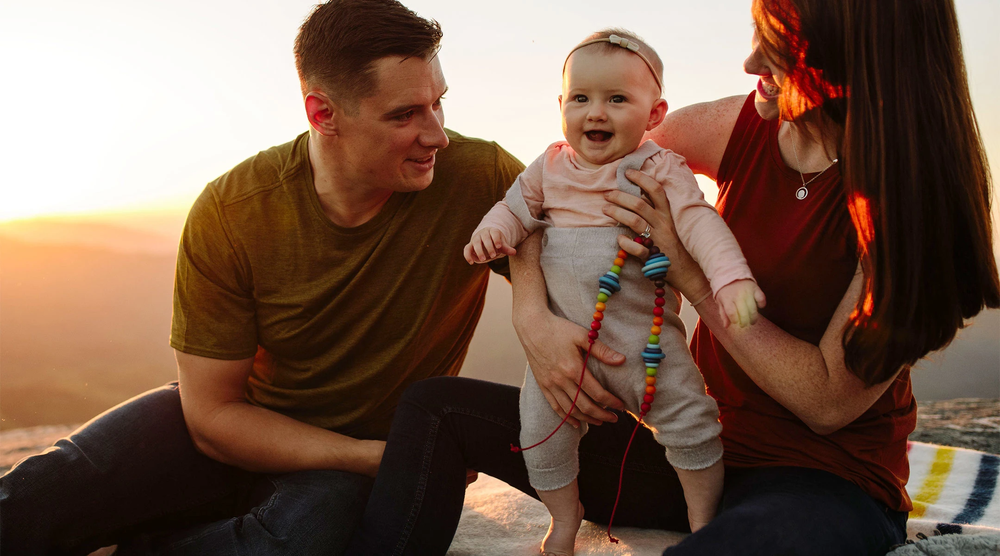
#> input picture Project/input3.png, 1000 x 556 px, shrunk from 2160 x 1200 before the run
$ jupyter execute --allow-errors 'Project NCC.ipynb'
#> lines starting #> are read from the running program, lines starting #| are printed output that depends on the picture
[cell 1]
import warnings
import matplotlib.pyplot as plt
import matplotlib.image as mpimg
import cv2
import numpy as np
from skimage import io
import math
from PIL import Image
import matplotlib.patches as patches

warnings.filterwarnings('ignore')
from skimage.color import rgb2gray

**NCC**

[cell 2]
def compute_NCC(temp2,temp,rtempmean,gtempmean,btempmean,rtempstd,gtempstd,btempstd):
    rpatmean = np.mean(temp2[:,:,0])
    gpatmean = np.mean(temp2[:,:,1])
    bpatmean = np.mean(temp2[:,:,2])
    rpatstd = np.std(temp2[:,:,0])
    gpatstd = np.std(temp2[:,:,1])
    bpatstd = np.std(temp2[:,:,2])
    n1 = 0
    n2 = 0
    n3 = 0
    tempr,tempc,ch=temp2.shape
    for k in range(tempr):
        for l in range(tempc):
            n1 = n1 + ((temp2[k,l,0]-rpatmean)*(temp[k,l,0]-rtempmean)/(rpatstd*rtempstd));
            n2 = n2 + ((temp2[k,l,1]-gpatmean)*(temp[k,l,1]-gtempmean)/(gpatstd*gtempstd));
            n3 = n3 + ((temp2[k,l,2]-bpatmean)*(temp[k,l,2]-btempmean)/(bpatstd*btempstd));
    return [n1,n2,n3]

[cell 3]
searchImage = io.imread('input3.png')
#> searchImage is the input picture: shape (556, 1000, 3); mean R, G, B 118.4, 91.5, 76.1
#searchImage=rgb2gray(searchImage)
templateImage = io.imread('babytemplate.png')
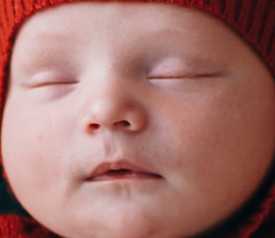
#> input picture Project/babytemplate.png, 275 x 238 px, shrunk from 594 x 514 before the run
#> templateImage is the input picture: shape (238, 275, 3); mean R, G, B 163.8, 115.3, 109.1
#templateImage=cv2.flip(templateImage,1)
#templateImage=rgb2gray(templateImage)
plt.subplot(1,1,1)
plt.imshow(searchImage)
plt.show()
print(searchImage.shape)
#| (556, 1000, 3)

plt.subplot(1,1,1)
plt.imshow(templateImage)
plt.show()
print(templateImage.shape)
#| (238, 275, 3)

[cell 4]
#downsize the images
templateImage = templateImage[0::2,0::2]
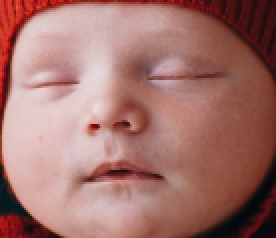
#> templateImage: shape (119, 138, 3) (shown 2 times larger); mean R, G, B 163.6, 114.9, 108.7
templateImage = templateImage[0::2,0::2]
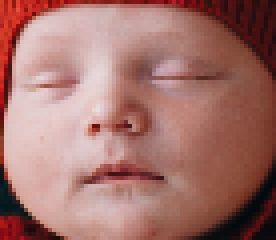
#> templateImage: shape (60, 69, 3) (shown 4 times larger); mean R, G, B 163.6, 114.3, 108.2
templateImage = templateImage[0::2,0::2]
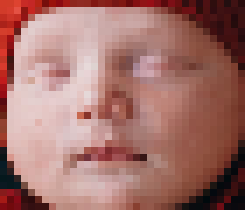
#> templateImage: shape (30, 35, 3) (shown 7 times larger); mean R, G, B 163, 112.9, 106.9


searchImage = searchImage[0::2,0::2]
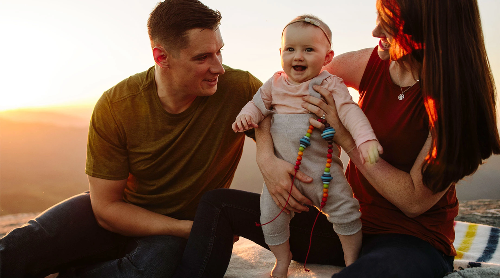
#> searchImage: shape (278, 500, 3); mean R, G, B 118.5, 91.6, 76.3
searchImage = searchImage[0::2,0::2]
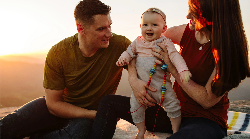
#> searchImage: shape (139, 250, 3); mean R, G, B 118.8, 91.9, 76.5
searchImage = searchImage[0::2,0::2]
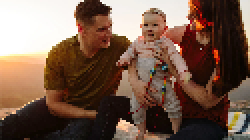
#> searchImage: shape (70, 125, 3) (shown 2 times larger); mean R, G, B 118.9, 92, 76.7

print(searchImage.shape)
#| (70, 125, 3)
print(templateImage.shape)
#| (30, 35, 3)

nrowtemp,ncoltemp,ch=searchImage.shape
#> nrowtemp = 70; ncoltemp = 125; ch = 3
nrows,ncols,ch=templateImage.shape
#> nrows = 30; ncols = 35
nc1=np.zeros((nrowtemp-nrows,ncoltemp-ncols))
nc2=np.zeros((nrowtemp-nrows,ncoltemp-ncols))
nc3=np.zeros((nrowtemp,ncoltemp))
rtempmean = np.mean(searchImage[:,:,0])
#> rtempmean = 118.9
gtempmean = np.mean(searchImage[:,:,1])
#> gtempmean = 92.01
btempmean = np.mean(searchImage[:,:,2])
#> btempmean = 76.69
rtempstd = np.std(searchImage[:,:,0])
#> rtempstd = 85.41
gtempstd = np.std(searchImage[:,:,1])
#> gtempstd = 87.24
btempstd = np.std(searchImage[:,:,2])
#> btempstd = 87.03
#> (the rest of this cell did not finish here and is left out)

**Compute NCC**

[cell 5]
NCC=np.zeros((nrowtemp-nrows,ncoltemp-ncols))
for i in range(nrowtemp-nrows):
    for j in range(ncoltemp-ncols):
        NCC[i,j]=1/(nrows*ncols)*(nc1[i,j]+nc2[i,j]+nc3[i,j])
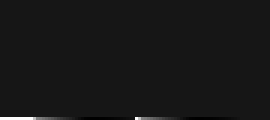
#> NCC: shape (40, 90) float64 (shown 3 times larger); min -0.00193, max 0.0199, mean 9.34e-05; drawn with min black and max white
NCC=NCC/3

[cell 6]
print(NCC.shape)
#| (40, 90)

[cell 7]
array = NCC.flatten()

[cell 8]
print(array.shape)
#| (3600,)

[cell 9]
print(np.argmax(array))
#| 3510

[cell 10]
flattenIndex = np.argmax(array)
row = int(flattenIndex / (searchImage.shape[1] - templateImage.shape[1]))
column = flattenIndex % (searchImage.shape[0] - templateImage.shape[0])
print(row,column)
#| 39 30

[cell 11]
#14,31

fig,ax = plt.subplots()
ax.imshow(searchImage)
rect = patches.Rectangle((column,row),templateImage.shape[1],templateImage.shape[0],linewidth=1,edgecolor='r',facecolor='none')
ax.add_patch(rect)
plt.show()
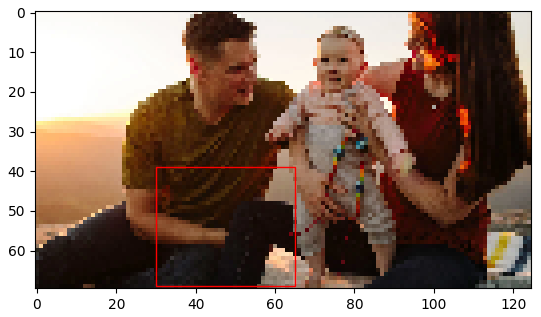
#> figure drawn by matplotlib, 1 panel
